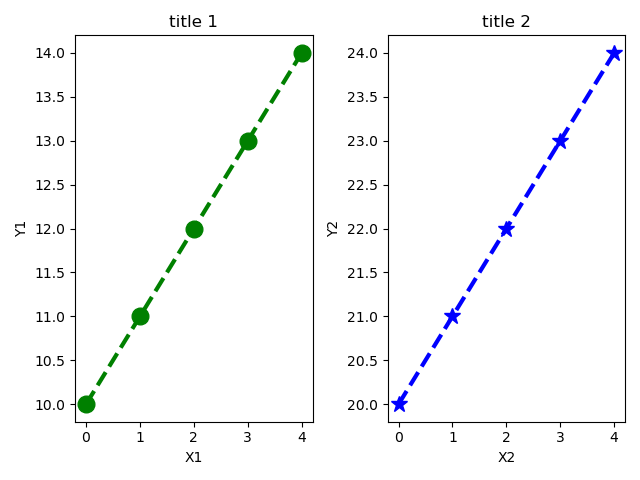

This chart was generated by the following Python code:
""" p5_12.py """

import matplotlib.pyplot as plt

pt1_x = [0, 1, 2, 3, 4]
pt1_y = [10, 11, 12, 13, 14]

pt2_x = [0, 1, 2, 3, 4]
pt2_y = [20, 21, 22, 23, 24]

fig, (ax1, ax2) = plt.subplots(1, 2)
ax1.plot(pt1_x, pt1_y, 'go--', linewidth=3, markersize=12)
ax1.set_title("title 1")
ax1.set_xlabel("X1")
ax1.set_ylabel("Y1")

ax2.plot(pt2_x, pt2_y, 'b*--', linewidth=3, markersize=12)
ax2.set_title("title 2")
ax2.set_xlabel("X2")
ax2.set_ylabel("Y2")

plt.tight_layout()
# plt.show()
plt.savefig("p5_12.png")
